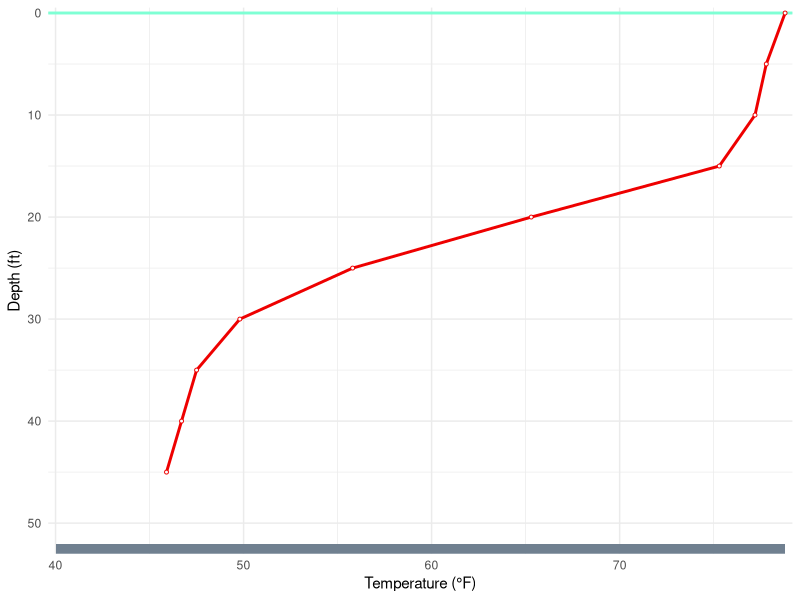
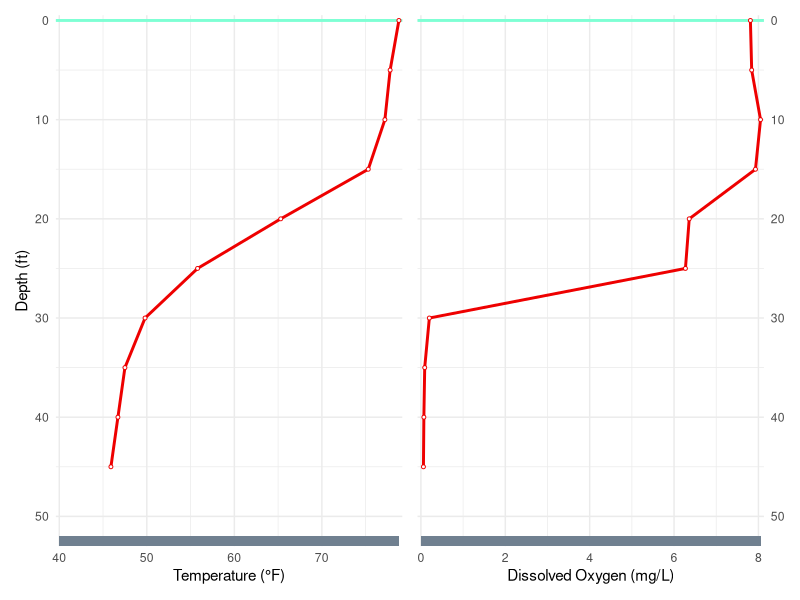

The R source for these figures, in order: (Note: this script raises an error after producing the figures.)
## ---- chunk 1
#| label: setup
library(tidyverse)
library(gganimate)
library(patchwork)

tp <- function(d,trng=NULL) {
  if (is.null(trng)) trng <- range(d$Temp)
  pt <- ggplot(data=d,mapping=aes(x=Temp,y=Depth,color=tWeek,group=DOY)) +
    geom_hline(aes(yintercept=0),linewidth=1,color="aquamarine") +
    geom_path(linewidth=1) +
    geom_point(pch=21,fill="white",size=1) +
    annotate(geom="rect",fill="slategray",
             xmin=40,xmax=trng[2],ymin=52,ymax=53) +
    scale_y_reverse(name="Depth (ft)",limits=c(NA,0),breaks=seq(0,50,10),
                    expand=expansion(mult=c(0,0.01))) +
    scale_x_continuous(name="Temperature (\u00b0F)",limits=c(40,NA),
                       expand=expansion(mult=0.01)) +
    scale_color_gradient2(low="blue3",
                          mid="red2",midpoint=11,
                          high="green3",guide="none") +
    theme_minimal() +
    theme(legend.position="none")
  pt
}

op <- function(d,orng=NULL,righty=FALSE) {
  if (is.null(orng)) orng <- range(d$DO)
  po <- ggplot(data=d,mapping=aes(x=DO,y=Depth,color=tWeek,group=DOY)) +
    geom_hline(aes(yintercept=0),linewidth=1,color="aquamarine") +
    geom_path(linewidth=1) +
    geom_point(pch=21,fill="white",size=1) +
    annotate(geom="rect",fill="slategray",
             xmin=0,xmax=orng[2],ymin=52,ymax=53) +
    scale_x_continuous(name="Dissolved Oxygen (mg/L)",limits=c(0,NA),
                       expand=expansion(mult=0.01)) +
    scale_color_gradient2(low="blue3",
                          mid="red2",midpoint=11,
                          high="green3",guide="none") +
    theme_minimal() +
    theme(legend.position="none",
          axis.title.y=element_blank())
  if (righty) {
    po <- po + 
      scale_y_reverse(name="Depth (ft)",limits=c(NA,0),breaks=seq(0,50,10),
                      expand=expansion(mult=c(0,0.01)),
                      position="right") +
      theme(axis.title.y=element_blank())
  } else {
    po <- po + 
      scale_y_reverse(name="Depth (ft)",limits=c(NA,0),breaks=seq(0,50,10),
                      expand=expansion(mult=c(0,0.01)))
  }
po
}
## ---- chunk 2
#| label: data-prep
d <- readxl::read_excel("../_data/Pike_Chain_WQ_Data.xlsx",sheet="DO") |>
  filter(Lake=="Eagle Lake",!is.na(Temperature),!is.na(Depth)) |>
  mutate(Depth=ifelse(`Depth Units`=="FEET",Depth,Depth*3.280839895),
         Temperature=ifelse(`Temperature Units`=="DEGREES F",Temperature,
                            Temperature*1.8+32)) |>
  select(-contains("Units"),-Notes) |>
  rename(Date=`Start Date`,Temp=Temperature,DO=`Dissolved Oxygen`) |>
  mutate(Date=as.Date(Date,format="%m/%d/%Y"),
         Year=lubridate::year(Date),
         Month=lubridate::month(Date),
         Day=lubridate::day(Date),
         Week=lubridate::isoweek(Date),
         tWeek=Week-min(Week),
         DOY=lubridate::yday(Date),
         fDate=stringr::str_squish(format(Date,format="%b %e")))

d91 <- d |> filter(Year==1991)
d18 <- d |> filter(Year==2018)

trng <- range(d$Temp)
orng <- range(d$DO)
## ---- chunk 3
#| label: fig-ex1991
#| fig-cap: !expr paste0('Temperature profile plot for ',format(d91$Date[1],format="%B %e, %Y"),'. The thin line at the top represents the water surface and the thicker line at the bottom represents the lake bottom.')
tp(d91)
## ---- chunk 4
#| label: fig-ex1991a
#| fig-cap: !expr paste0('Temperature and dissolved oxygen profile plots for ',format(d91$Date[1],format="%B %e, %Y"),'. The thin line at the top represents the water surface and the thicker line at the bottom represents the lake bottom.')
tp(d91) + op(d91,right=TRUE)
## ---- chunk 5
#| label: fig-ex2018
#| fig-cap: Temperature profile plots for six dates throughout the open-water season in 2018.
#| out-width: 50%
junk <- tp(d18) +
  transition_states(Date,wrap=FALSE) +
  labs(title='{format(as.Date(closest_state),"%B %e, %Y")}') +
  theme(plot.title=element_text(size=10)) +
  enter_fade() + exit_fade()
junk2 <- op(d18) +
  transition_states(Date,wrap=FALSE) +
  enter_fade() + exit_fade()
junk + junk2
## ---- chunk 6
#| label: fig-ELTP
#| fig-cap: Temperature profiles for Eagle Lake separated by year (panels) and observation dates. Profile colors start with blue for early May transition through purple and pink to red for early July and then transition through orange and brown to green for late fall.
#| fig-height: 8
#| fig-width: 6
tp(d) +
  facet_wrap(vars(Year),ncol=3)
